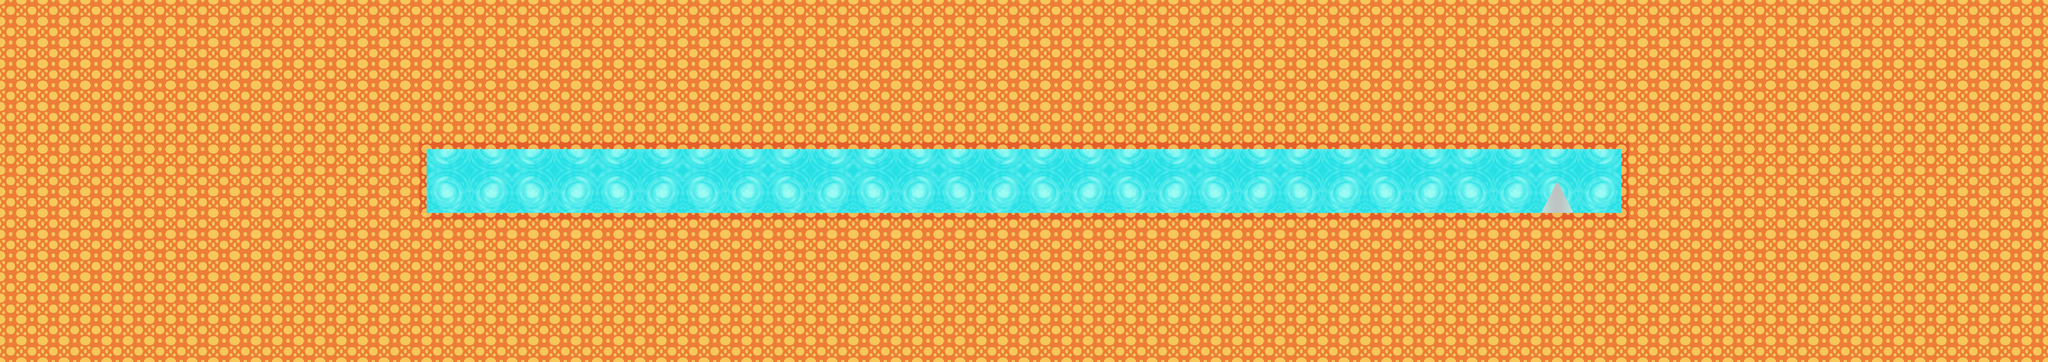

Rendered tile map (Tiled .tmx) drawn with the repository's tilesets; below, a short description and the map source with its tile grids summarised:
An orthogonal 96x17 tile map with 64x64 px tiles, 2 tile layers (Fondo, Colision) and 7 objects (4x plataforma, fin, inicio, ayuda).

<map version="1.5" tiledversion="1.7.0" orientation="orthogonal" renderorder="right-down" width="96" height="17" tilewidth="64" tileheight="64" infinite="0" nextlayerid="7" nextobjectid="8">
 <tileset firstgid="1" name="Mapas" tilewidth="64" tileheight="64" spacing="4" margin="2" tilecount="88" columns="4">
  <image source="resources/texturas/Mapas.png" width="272" height="1496" />
 </tileset>
 <objectgroup id="3" name="dinamicas" />
 <objectgroup id="4" name="estaticas">
  <object id="2" name="plataforma" x="1152" y="448" width="128" height="192" />
  <object id="3" name="plataforma" x="1150" y="320" width="3844" height="126" />
  <object id="4" name="plataforma" x="1154" y="640" width="3836" height="126" />
  <object id="5" name="plataforma" x="4866" y="450" width="128" height="190" />
  <object id="6" name="fin" x="4699.53" y="545.872">
   <polygon points="0,0 53.99,94.2073 -52.3374,93.1055" />
  </object>
 </objectgroup>
 <objectgroup id="5" name="personaje">
  <object id="1" name="inicio" x="1410" y="514">
   <point />
  </object>
  <object id="7" name="ayuda" x="1342.67" y="466.667">
   <point />
  </object>
 </objectgroup>
 <layer id="6" name="Fondo" width="96" height="17">
  <data>[1632 cells, 1632 non-empty, 16 distinct tile ids]</data>
 </layer>
 <layer id="2" name="Colision" width="96" height="17">
  <data>[1632 cells, 1468 non-empty, 12 distinct tile ids]</data>
 </layer>
</map>
